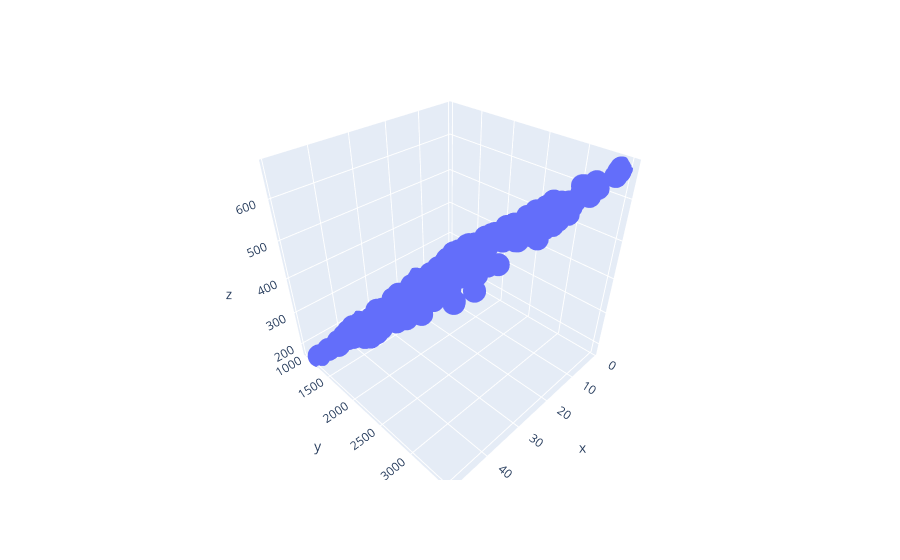

The code cell stored with this chart in its notebook:
### Markdown cell above
#### Visualizing the dataset

### Code cell
px.scatter_3d(x=df['Age_of_House'], y=df['Square_Footage'] ,z=df['Price_1k'])

### Figure 1 — Plotly figure (JSON) as saved in the notebook; plotly's stock layout.template omitted (floating-point values rounded to 4 significant figures; data arrays with more than 128 entries replaced by an {"elided": "..."} marker saying what was removed)
{"data": [{"hovertemplate": "x=%{x}<br>y=%{y}<br>z=%{z}<extra></extra>", "legendgroup": "", "marker": {"color": "#636efa", "symbol": "circle"}, "mode": "markers", "name": "", "scene": "scene", "showlegend": false, "type": "scatter3d", "x": {"elided": "199 int values"}, "y": {"elided": "199 int values"}, "z": {"elided": "199 float values"}}], "layout": {"legend": {"tracegroupgap": 0}, "margin": {"t": 60}, "scene": {"domain": {"x": [0, 1], "y": [0, 1]}, "xaxis": {"title": {"text": "x"}}, "yaxis": {"title": {"text": "y"}}, "zaxis": {"title": {"text": "z"}}}}}
